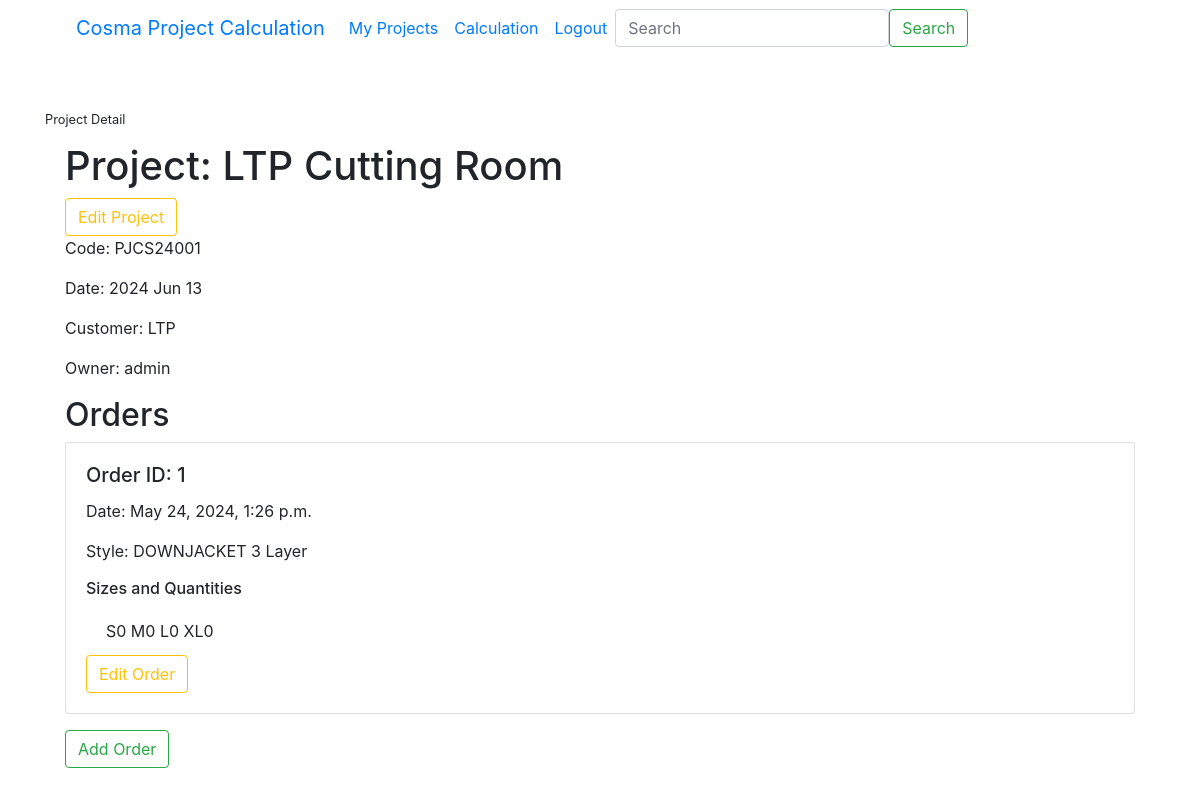
The app's page /project/PJCS24001/ (signed in), older data.
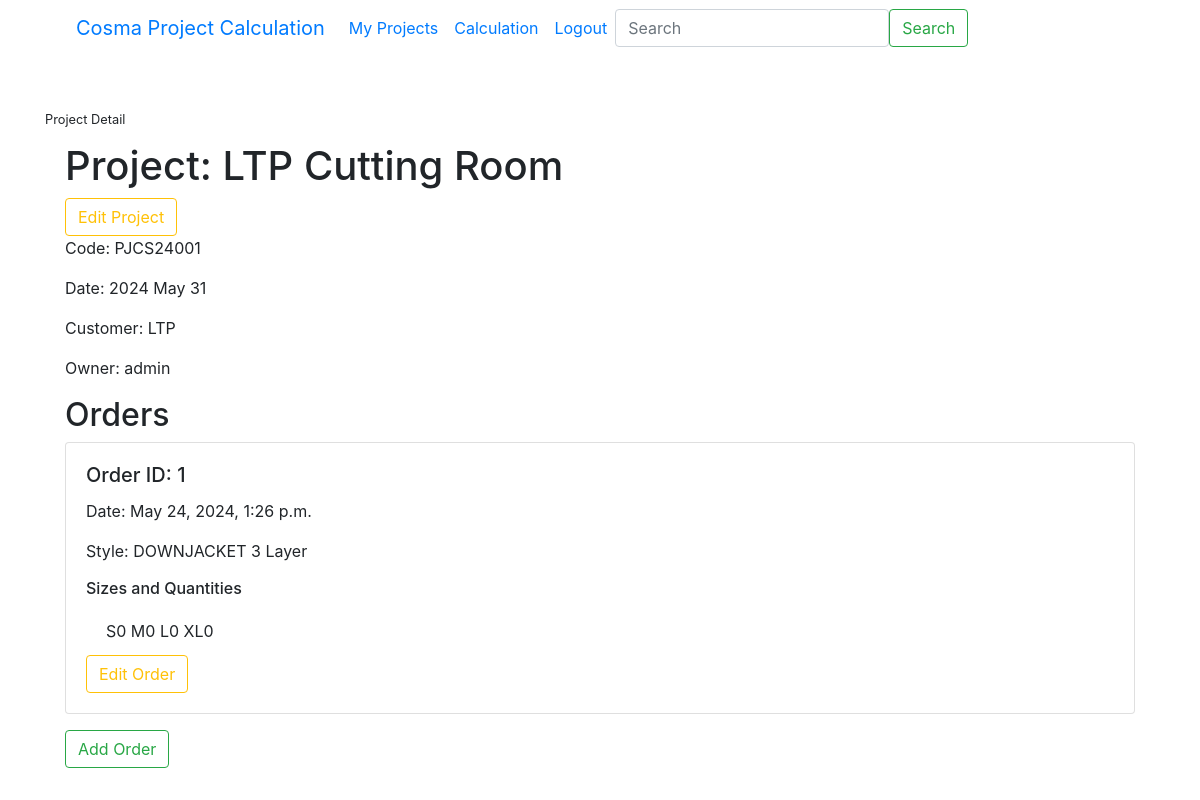
The same page, newer data.
### cuttingcal/models.py (models this page shows, shortened)
class Project(models.Model):
    code = models.CharField(max_length=10, primary_key=True)
    name = models.TextField()
    date = models.DateTimeField(default=timezone.now)
    customer = models.ForeignKey(Customer, on_delete=models.CASCADE, related_name='projects')
    owner = models.ForeignKey(User, on_delete=models.CASCADE, related_name='projects', null=False, default=1)

class Customer(models.Model):
    name = models.CharField(max_length=255)

class User(AbstractUser):
    pass

### cuttingcal/views.py (the view)
# urls.py: path('project/<str:code>/', views.project, name='project'),
def project(request, code):
    project = get_object_or_404(Project, code=code)
    if project.owner == request.user:
        orders = project.orders.all()  # Get all orders associated with the project
        order_details = []
        for order in orders:
            sizes = order.sizes.all()  # Get all sizes for the order
            style = order.style  # Get the style of the order
            order_details.append({
                'order': order,
                'sizes': sizes,
                'style': style,
            })
        return render(request, 'cuttingcal/project.html', {
            'project': project,
            'order_details': order_details,
        })
    else:
        return render(request, 'cuttingcal/index.html')

### cuttingcal/templates/cuttingcal/project.html (shortened to what this page needs)
{%extends 'cuttingcal/layout.html'%}
{%load static%}
{%block body%}
    <small>Project Detail</small>
    <div class="projectdetail">
        <ul class="list-group list-group-flush">
            <li class="list-group-item">
                <h1 id="projectName">Project: {{ project.name }}</h1>
                <button class="btn btn-outline-warning" id="edit_project">Edit Project</button>
                <p id="projectCode">Code: {{ project.code }}</p>
                <p id="projectDate">Date: {{ project.date|date:"Y M d" }}</p>
                <p id="projectCustomer">Customer: {{ project.customer.name }}</p>
                <p id="projectOwner">Owner: {{ project.owner.username }}</p>
                <h2>Orders</h2>
                {% for detail in order_details %}
                    <div class="card mb-3">
                        <div class="card-body">
                            <h5 class="card-title">Order ID: {{ detail.order.id }}</h5>
                            <p class="card-text">Date: {{ detail.order.date }}</p>
                            <p class="card-text">Style: {{ detail.style.name }}</p>
                            <h6>Sizes and Quantities</h6>
                            <ul class="list-group list-group-horizontal" >
                                    <li class="list-group-item flex-fill">
                                        {% for size in detail.sizes %}
                                            {{ size.size }}{{ size.qty }}
                                        {% endfor %}
                                    </li>
                            </ul>
                            <button class="btn btn-outline-warning" id="edit_order" data-project-code="{{ detail.order.project.code }}" data-order-id="{{ detail.order.id }}">Edit Order</button>
                        </div>
                    </div>
                {% endfor %}
                <button class="btn btn-outline-success" id="add_order">Add Order</button>
            </li>
        </ul>
    </div>
{%endblock%}

Row changes from the older to the newer data that the page shows:
changed Project "LTP Cutting Room": date "2024 Jun 13" → "2024 May 31"
